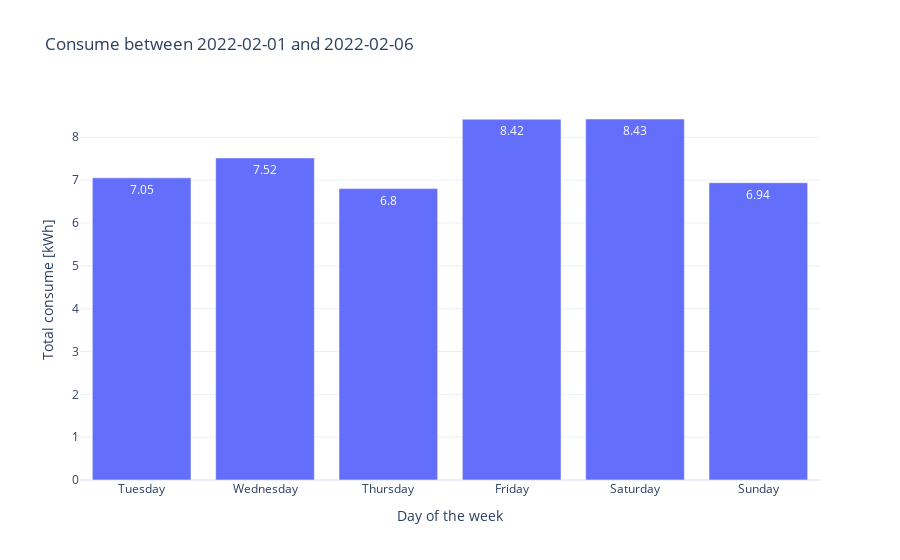
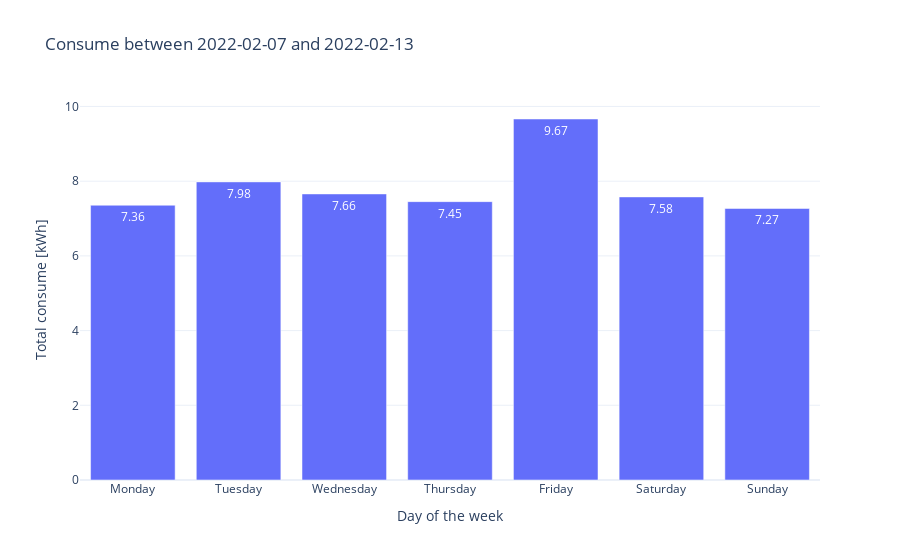
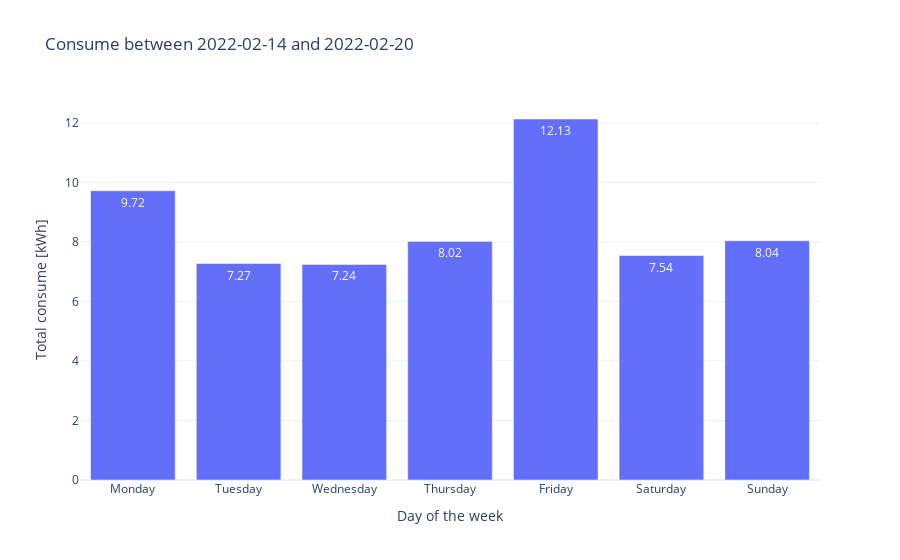
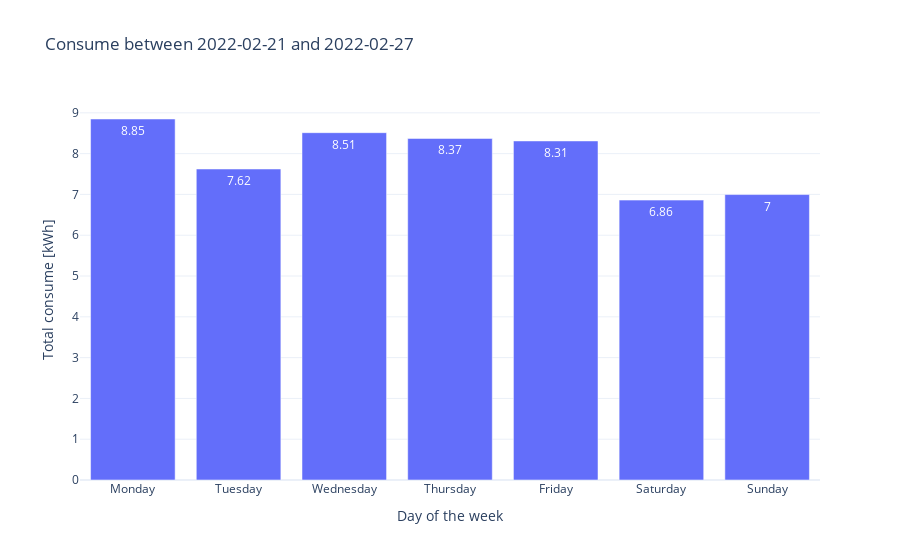

Notebook source saved alongside these figures, in order:
### Code cell
weeks = list(df['week'].unique())
cats = ['Monday', 'Tuesday', 'Wednesday', 'Thursday', 'Friday', 'Saturday', 'Sunday']
for i in weeks:
    week_month = df[df['week'] == i]
    df_week_month = df[df['week'] == i].groupby('weekday').sum().reset_index()
    df_week_month['weekday'] = pd.Categorical(df_week_month['weekday'], categories=cats, ordered=True)
    df_week_month = df_week_month.sort_values('weekday')

    fig = go.Figure()
    fig.add_trace(go.Bar(
    x=df_week_month.weekday,
    y=df_week_month.active_energy,
    name='Total consume',
        text=round(df_week_month.active_energy,2)
    ))

    fig.update_traces(opacity=1,
                      textposition='inside')

    fig.update_layout(title_text='Consume between ' + str(week_month['timestamp'].iloc[0].date()) +' and ' + str(week_month['timestamp'].iloc[-1].date())  ,
                  xaxis=dict(
                      title_text='Day of the week',
                  ),
                  yaxis=dict(title_text='Total consume [kWh]'),
                template='plotly_white',
                )
    fig.show()

### Figure 1 — Plotly figure (JSON) as saved in the notebook; plotly's stock layout.template omitted (floating-point values rounded to 4 significant figures)
{"data": [{"name": "Total consume", "text": [7.05, 7.52, 6.8, 8.42, 8.43, 6.94], "x": ["Tuesday", "Wednesday", "Thursday", "Friday", "Saturday", "Sunday"], "y": [7.053, 7.518, 6.802, 8.422, 8.427, 6.94], "type": "bar", "opacity": 1, "textposition": "inside"}], "layout": {"title": {"text": "Consume between 2022-02-01 and 2022-02-06"}, "xaxis": {"title": {"text": "Day of the week"}}, "yaxis": {"title": {"text": "Total consume [kWh]"}}}}

### Figure 2 — Plotly figure (JSON) as saved in the notebook; plotly's stock layout.template omitted (floating-point values rounded to 4 significant figures)
{"data": [{"name": "Total consume", "text": [7.36, 7.98, 7.66, 7.45, 9.67, 7.58, 7.27], "x": ["Monday", "Tuesday", "Wednesday", "Thursday", "Friday", "Saturday", "Sunday"], "y": [7.357, 7.982, 7.659, 7.453, 9.665, 7.579, 7.27], "type": "bar", "opacity": 1, "textposition": "inside"}], "layout": {"title": {"text": "Consume between 2022-02-07 and 2022-02-13"}, "xaxis": {"title": {"text": "Day of the week"}}, "yaxis": {"title": {"text": "Total consume [kWh]"}}}}

### Figure 3 — Plotly figure (JSON) as saved in the notebook; plotly's stock layout.template omitted (floating-point values rounded to 4 significant figures)
{"data": [{"name": "Total consume", "text": [9.72, 7.27, 7.24, 8.02, 12.13, 7.54, 8.04], "x": ["Monday", "Tuesday", "Wednesday", "Thursday", "Friday", "Saturday", "Sunday"], "y": [9.719, 7.274, 7.244, 8.018, 12.13, 7.543, 8.041], "type": "bar", "opacity": 1, "textposition": "inside"}], "layout": {"title": {"text": "Consume between 2022-02-14 and 2022-02-20"}, "xaxis": {"title": {"text": "Day of the week"}}, "yaxis": {"title": {"text": "Total consume [kWh]"}}}}

### Figure 4 — Plotly figure (JSON) as saved in the notebook; plotly's stock layout.template omitted (floating-point values rounded to 4 significant figures)
{"data": [{"name": "Total consume", "text": [8.85, 7.62, 8.51, 8.37, 8.31, 6.86, 7.0], "x": ["Monday", "Tuesday", "Wednesday", "Thursday", "Friday", "Saturday", "Sunday"], "y": [8.849, 7.623, 8.514, 8.373, 8.311, 6.861, 6.997], "type": "bar", "opacity": 1, "textposition": "inside"}], "layout": {"title": {"text": "Consume between 2022-02-21 and 2022-02-27"}, "xaxis": {"title": {"text": "Day of the week"}}, "yaxis": {"title": {"text": "Total consume [kWh]"}}}}
